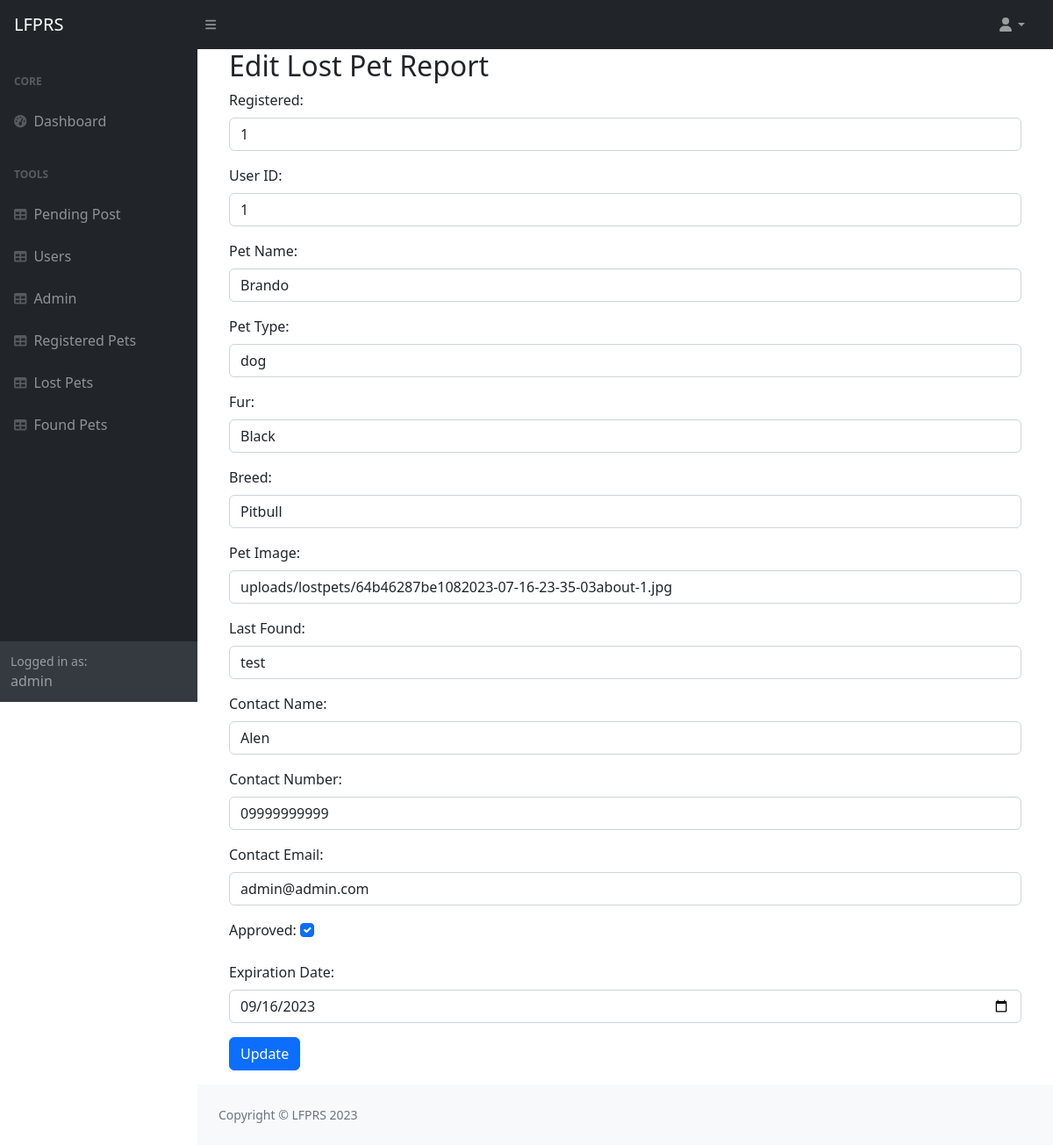
The app's page /admin/editlost.php?id=34 (signed in) with its own data.
### tables this page shows
CREATE TABLE `reportlostpet` (
  `id` int(11) NOT NULL,
  `registered` int(11) NOT NULL,
  `userid` int(11) NOT NULL,
  `petname` varchar(255) NOT NULL,
  `pet` varchar(255) NOT NULL,
  `fur` varchar(255) NOT NULL,
  `breed` varchar(255) NOT NULL,
  `petimage` varchar(255) NOT NULL,
  `lastfound` varchar(255) NOT NULL,
  `contactname` varchar(255) NOT NULL,
  `contactnumber` varchar(255) NOT NULL,
  `contactemail` varchar(255) NOT NULL,
  `approved` tinyint(4) NOT NULL DEFAULT 1,
  `date` date NOT NULL,
  `expirationdate` date NOT NULL
);

### admin/editlost.php (the view, shortened to what this page needs)
<?php
        include("../config.php");
        if(!isset($_SESSION['admin'])){
            header("Location: index.php");
          }
          else{
            $admin = $_SESSION['admin'];
            $welcome = $admin['user'];
          }
        ?>
<!DOCTYPE html>
<html lang="en">
    <head>
        <link href="https://cdn.jsdelivr.net/npm/simple-datatables@7.1.2/dist/style.min.css" rel="stylesheet" />
        <link href="css/styles.css" rel="stylesheet" />
    </head>
    <body class="sb-nav-fixed">
        <nav class="sb-topnav navbar navbar-expand navbar-dark bg-dark">
            <a class="navbar-brand ps-3" href="index.html">LFPRS</a>
            <button class="btn btn-link btn-sm order-1 order-lg-0 me-4 me-lg-0" id="sidebarToggle" href="#!"><i class="fas fa-bars"></i></button>
            <ul class="navbar-nav ms-auto ms-md-0 me-3 me-lg-4">
                <li class="nav-item dropdown">
                    <a class="nav-link dropdown-toggle" id="navbarDropdown" href="#" role="button" data-bs-toggle="dropdown" aria-expanded="false"><i class="fas fa-user fa-fw"></i></a>
                </li>
            </ul>
        </nav>
        <div id="layoutSidenav">
            <div id="layoutSidenav_nav">
                <nav class="sb-sidenav accordion sb-sidenav-dark" id="sidenavAccordion">
                    <div class="sb-sidenav-menu">
                        <div class="nav">
                            <div class="sb-sidenav-menu-heading">Core</div>
                            <a class="nav-link" href="home.php">
                                <div class="sb-nav-link-icon"><i class="fas fa-tachometer-alt"></i></div>
                                Dashboard
                            </a>
                            <div class="sb-sidenav-menu-heading">Tools</div>
                            <a class="nav-link" href="pending.php">
                                <div class="sb-nav-link-icon"><i class="fas fa-table"></i></div>
                                Pending Post
                            </a>
                            <a class="nav-link" href="users.php">
                                <div class="sb-nav-link-icon"><i class="fas fa-table"></i></div>
                                Users
                            </a>
                            <a class="nav-link" href="admins.php">
                                <div class="sb-nav-link-icon"><i class="fas fa-table"></i></div>
                                Admin
                            </a>
                            <a class="nav-link" href="registered.php">
                                <div class="sb-nav-link-icon"><i class="fas fa-table"></i></div>
                                Registered Pets
                            </a>
                            <a class="nav-link" href="lostpets.php">
                                <div class="sb-nav-link-icon"><i class="fas fa-table"></i></div>
                                Lost Pets
                            </a>
                            <a class="nav-link" href="foundpets.php">
                                <div class="sb-nav-link-icon"><i class="fas fa-table"></i></div>
                                Found Pets
                            </a>
                        </div>
                    </div>
                    <div class="sb-sidenav-footer">
                        <div class="small">Logged in as:</div>
   <?php echo $welcome; ?>
                    </div>
                </nav>
            </div>
            <div id="layoutSidenav_content">
                <main>
                    <div class="container-fluid px-4">
                        <?php
                    $id = $_GET['id'];
                    $sql = "SELECT * FROM reportlostpet WHERE id = ?";
                    $stmt = $db->prepare($sql);
                    $stmt->bind_param('i', $id);
                    $stmt->execute();
                    $result = $stmt->get_result();
                    $row = $result->fetch_assoc();
                    ?>
                    <div class="container">
        <h2>Edit Lost Pet Report</h2>
        <form method="POST" action="">
            <div class="mb-3">
                <label for="registered" class="form-label">Registered:</label>
                <input type="text" class="form-control" name="registered" value="<?php echo $row['registered']; ?>" required>
            </div>
            <div class="mb-3">
                <label for="userid" class="form-label">User ID:</label>
                <input type="text" class="form-control" name="userid" value="<?php echo $row['userid']; ?>" required>
            </div>
            <div class="mb-3">
                <label for="petname" class="form-label">Pet Name:</label>
                <input type="text" class="form-control" name="petname" value="<?php echo $row['petname']; ?>" required>
            </div>
            <div class="mb-3">
                <label for="pet" class="form-label">Pet Type:</label>
                <input type="text" class="form-control" name="pet" value="<?php echo $row['pet']; ?>" required>
            </div>
            <div class="mb-3">
                <label for="fur" class="form-label">Fur:</label>
                <input type="text" class="form-control" name="fur" value="<?php echo $row['fur']; ?>" required>
            </div>
            <div class="mb-3">
                <label for="breed" class="form-label">Breed:</label>
                <input type="text" class="form-control" name="breed" value="<?php echo $row['breed']; ?>" required>
            </div>
            <div class="mb-3">
                <label for="petimage" class="form-label">Pet Image:</label>
                <input type="text" class="form-control" name="petimage" value="<?php echo $row['petimage']; ?>" required>
            </div>
            <div class="mb-3">
                <label for="lastfound" class="form-label">Last Found:</label>
                <input type="text" class="form-control" name="lastfound" value="<?php echo $row['lastfound']; ?>" required>
            </div>
            <div class="mb-3">
                <label for="contactname" class="form-label">Contact Name:</label>
                <input type="text" class="form-control" name="contactname" value="<?php echo $row['contactname']; ?>" required>
            </div>
            <div class="mb-3">
                <label for="contactnumber" class="form-label">Contact Number:</label>
                <input type="text" class="form-control" name="contactnumber" value="<?php echo $row['contactnumber']; ?>" required>
            </div>
            <div class="mb-3">
                <label for="contactemail" class="form-label">Contact Email:</label>
                <input type="email" class="form-control" name="contactemail" value="<?php echo $row['contactemail']; ?>" required>
            </div>
            <div class="mb-3">
                <label for="approved" class="form-label">Approved:</label>
                <input type="checkbox" class="form-check-input" name="approved" <?php if ($row['approved'] == 1) echo "checked"; ?>>
            </div>
            <div class="mb-3">
                <label for="expirationdate" class="form-label">Expiration Date:</label>
                <input type="date" class="form-control" name="expirationdate" value="<?php echo $row['expirationdate']; ?>" required>
            </div>
            <button type="submit" class="btn btn-primary">Update</button>
        </form>
    </div>
                    </div>
                <footer class="py-4 bg-light mt-auto">
                    <div class="container-fluid px-4">
                        <div class="d-flex align-items-center justify-content-between small">
                            <div class="text-muted">Copyright &copy; LFPRS 2023</div>
                        </div>
                    </div>
                </footer>
            </div>
        </div>
    </body>
</html>

### records on screen
reportlostpet: registered "1", userid "1", petname "Brando", pet "dog", fur "Black", breed "Pitbull", petimage "uploads/lostpets/64b46287be1082023-07-16-23-35-03about-1.jpg", lastfound "test", contactname "Alen", contactnumber "09999999999", contactemail "admin@admin.com", approved "☑", expirationdate "09/16/2023"

### other values on screen
$welcome "admin"
